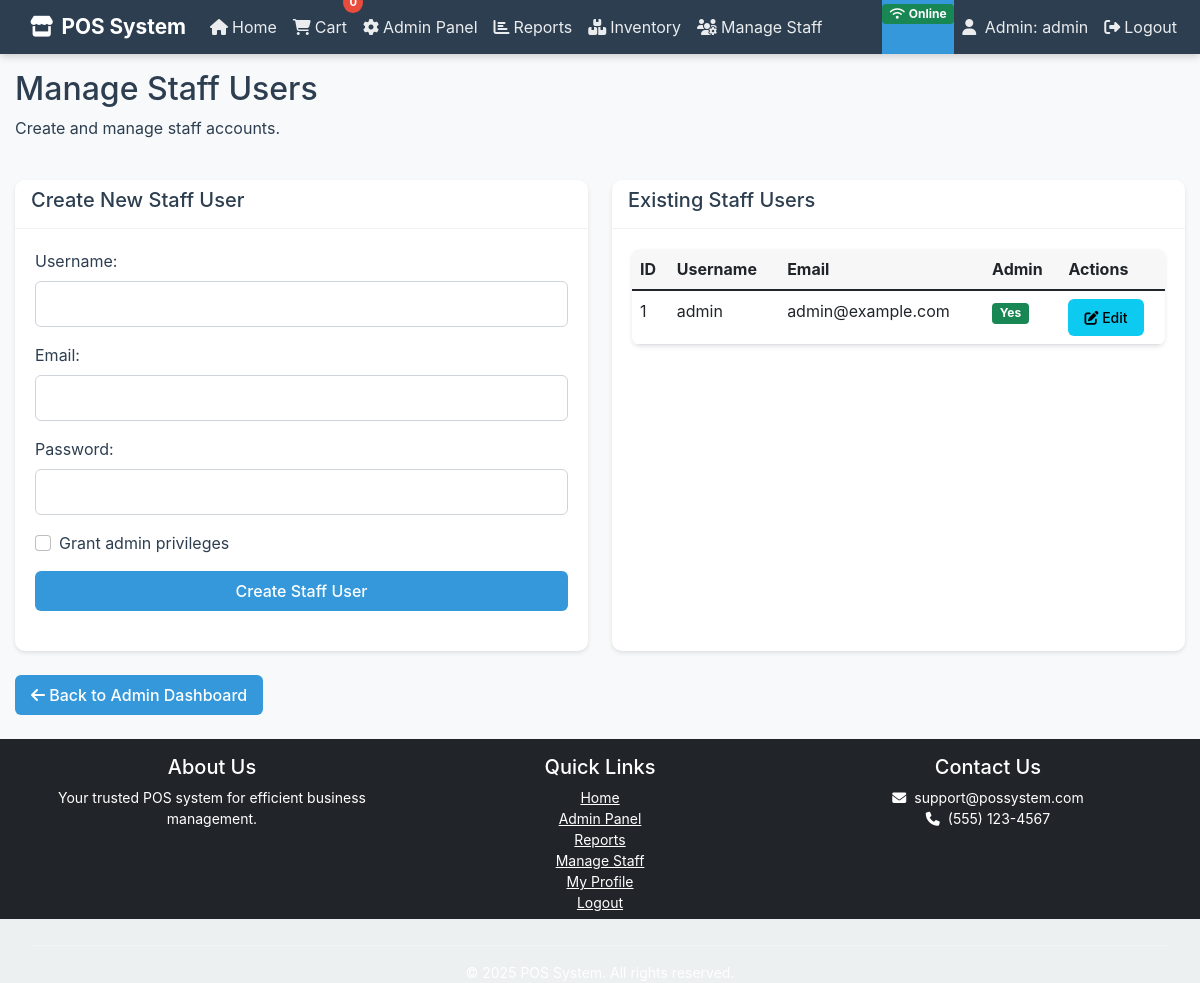
The page /admin/manage_staff (signed in) on the database its author committed.
### app.py (models this page shows, shortened)
class User(UserMixin, db.Model):
    id = db.Column(db.Integer, primary_key=True)
    username = db.Column(db.String(80), unique=True, nullable=False)
    email = db.Column(db.String(120), unique=True, nullable=False)
    password_hash = db.Column(db.String(128))
    is_admin = db.Column(db.Boolean, default=False)
    is_staff = db.Column(db.Boolean, default=False)

### app.py (the view, shortened to what this page needs)
@app.route('/admin/manage_staff', methods=['GET', 'POST'])
@login_required
@admin_required
def manage_staff():
    staff_users = User.query.filter_by(is_staff=True).all()
    return render_template('manage_staff.html', staff_users=staff_users)

### app.py (called while the page is built)
def admin_required(f):
    @wraps(f)
    def decorated_function(*args, **kwargs):
        if not current_user.is_authenticated or not current_user.is_admin:
            abort(403)
        return f(*args, **kwargs)
    return decorated_function

@login_manager.user_loader
def load_user(user_id):
    return User.query.get(int(user_id))

@app.teardown_appcontext
def shutdown_session(exception=None):
    db.session.commit()
    db.session.remove()

### templates/manage_staff.html (shortened to what this page needs)
{% extends "base.html" %}
{% block content %}
<div class="row mb-4">
    <div class="col-md-12">
        <h2>Manage Staff Users</h2>
        <p>Create and manage staff accounts.</p>
    </div>
</div>
<div class="row">
    <div class="col-md-6">
        <div class="card">
            <div class="card-header">
                <h5>Create New Staff User</h5>
            </div>
            <div class="card-body">
                <form method="POST">
                    <div class="mb-3">
                        <label for="username" class="form-label">Username:</label>
                        <input type="text" class="form-control" id="username" name="username" required>
                    </div>
                    <div class="mb-3">
                        <label for="email" class="form-label">Email:</label>
                        <input type="email" class="form-control" id="email" name="email" required>
                    </div>
                    <div class="mb-3">
                        <label for="password" class="form-label">Password:</label>
                        <input type="password" class="form-control" id="password" name="password" required>
                    </div>
                    <div class="mb-3 form-check">
                        <input type="checkbox" class="form-check-input" id="is_admin" name="is_admin">
                        <label class="form-check-label" for="is_admin">Grant admin privileges</label>
                    </div>
                    <div class="d-grid">
                        <button type="submit" class="btn btn-primary">Create Staff User</button>
                    </div>
                </form>
            </div>
        </div>
    </div>
    <div class="col-md-6">
        <div class="card">
            <div class="card-header">
                <h5>Existing Staff Users</h5>
            </div>
            <div class="card-body">
                {% if staff_users %}
                    <div class="table-responsive">
                        <table class="table table-hover">
                            <thead>
                                <tr>
                                    <th>ID</th>
                                    <th>Username</th>
                                    <th>Email</th>
                                    <th>Admin</th>
                                    <th>Actions</th>
                                </tr>
                            </thead>
                            <tbody>
                                {% for user in staff_users %}
                                <tr>
                                    <td>{{ user.id }}</td>
                                    <td>{{ user.username }}</td>
                                    <td>{{ user.email }}</td>
                                    <td>
                                        {% if user.is_admin %}
                                            <span class="badge bg-success">Yes</span>
                                        {% else %}
                                            <span class="badge bg-secondary">No</span>
                                            <form method="POST" action="{{ url_for('toggle_admin', user_id=user.id) }}" class="d-inline">
                                                <button type="submit" class="btn btn-sm btn-primary">Make Admin</button>
                                            </form>
                                        {% endif %}
                                    </td>
                                    <td>
                                        <a href="{{ url_for('edit_staff', user_id=user.id) }}" class="btn btn-sm btn-info">
                                            <i class="fas fa-edit"></i> Edit
                                        </a>
                                    </td>
                                </tr>
                                {% endfor %}
                            </tbody>
                        </table>
                    </div>
                {% else %}
                    <div class="alert alert-info">
                        No staff users created yet.
                    </div>
                {% endif %}
            </div>
        </div>
    </div>
</div>
<div class="row mt-4">
    <div class="col-12">
        <a href="{{ url_for('admin') }}" class="btn btn-secondary">
            <i class="fas fa-arrow-left"></i> Back to Admin Dashboard
        </a>
    </div>
</div>
{% endblock %}

### templates/base.html (shortened to what this page needs)
<!DOCTYPE html>
<html lang="en" class="h-100">
<head>
    <link href="https://cdnjs.cloudflare.com/ajax/libs/bootstrap/5.1.3/css/bootstrap.min.css" rel="stylesheet">
    <link rel="stylesheet" href="https://cdnjs.cloudflare.com/ajax/libs/font-awesome/6.4.0/css/all.min.css">
    <link rel="stylesheet" href="{{ url_for('static', filename='css/style.css') }}?v={{ version }}&t={{ timestamp }}">
</head>
<body class="d-flex flex-column h-100">
    <nav class="navbar navbar-expand-lg navbar-dark">
        <div class="container">
            <a class="navbar-brand d-flex align-items-center" href="{{ url_for('index') }}">
                <i class="fas fa-store me-2"></i><span>POS System</span>
            </a>
            <div class="collapse navbar-collapse" id="navbarNav">
                <ul class="navbar-nav me-auto">
                    <li class="nav-item">
                        <a class="nav-link" href="{{ url_for('index') }}">
                            <i class="fas fa-home me-1"></i>Home
                        </a>
                    </li>
                    <li class="nav-item">
                        <a class="nav-link cart-icon" href="{{ url_for('view_cart') }}">
                            <i class="fas fa-shopping-cart me-1"></i>Cart
                            <span class="cart-count" id="cartCount">0</span>
                        </a>
                    </li>
                    {% if current_user.is_authenticated %}
                        {% if current_user.is_admin %}
                            <li class="nav-item">
                                <a class="nav-link" href="{{ url_for('admin') }}">
                                    <i class="fas fa-cog me-1"></i>Admin Panel
                                </a>
                            </li>
                            <li class="nav-item">
                                <a class="nav-link" href="{{ url_for('reports') }}">
                                    <i class="fas fa-chart-bar me-1"></i>Reports
                                </a>
                            </li>
                            <li class="nav-item">
                                <a class="nav-link" href="{{ url_for('inventory_management') }}">
                                    <i class="fas fa-boxes me-1"></i>Inventory
                                </a>
                            </li>
                            <li class="nav-item">
                                <a class="nav-link" href="{{ url_for('manage_staff') }}">
                                    <i class="fas fa-users-cog me-1"></i>Manage Staff
                                </a>
                            </li>
                        {% endif %}
                    {% endif %}
                </ul>
                <ul class="navbar-nav">
                    <li class="nav-item" id="connectionStatus">
                    </li>
                    {% if current_user.is_authenticated %}
                        <li class="nav-item">
                            <a class="nav-link" href="{{ url_for('profile') }}">
                                <i class="fas fa-user me-1"></i>
                                {% if current_user.is_admin %}Admin{% elif current_user.is_staff %}Staff{% else %}User{% endif %}: {{ current_user.username }}
                            </a>
                        </li>
                        <li class="nav-item">
                            <a class="nav-link" href="{{ url_for('logout') }}">
                                <i class="fas fa-sign-out-alt me-1"></i>Logout
                            </a>
                        </li>
                    {% endif %}
                </ul>
            </div>
        </div>
    </nav>
    <main class="flex-shrink-0 flex-grow-1">
        <div class="container mt-3 mb-4">
            {% block content %}{% endblock %}
        </div>
    </main>
    <footer class="footer mt-auto py-3 bg-dark">
        <div class="container text-center">
            <div class="row">
                <div class="col-md-4">
                    <h5>About Us</h5>
                    <p>Your trusted POS system for efficient business management.</p>
                </div>
                <div class="col-md-4">
                    <h5>Quick Links</h5>
                    <ul class="list-unstyled">
                        <li><a href="{{ url_for('index') }}" class="text-white">Home</a></li>
                        {% if current_user.is_authenticated %}
                            {% if current_user.is_admin %}
                                <li><a href="{{ url_for('admin') }}" class="text-white">Admin Panel</a></li>
                                <li><a href="{{ url_for('reports') }}" class="text-white">Reports</a></li>
                                <li><a href="{{ url_for('manage_staff') }}" class="text-white">Manage Staff</a></li>
                            {% elif current_user.is_staff %}
                                <li><a href="{{ url_for('in_store_sale') }}" class="text-white">Sale</a></li>
                                <li><a href="{{ url_for('my_sales') }}" class="text-white">My Sales</a></li>
                            {% endif %}
                            <li><a href="{{ url_for('profile') }}" class="text-white">My Profile</a></li>
                            <li><a href="{{ url_for('logout') }}" class="text-white">Logout</a></li>
                        {% else %}
                            <li><a href="{{ url_for('login') }}" class="text-white">Login</a></li>
                            <li><a href="{{ url_for('register') }}" class="text-white">Register</a></li>
                        {% endif %}
                    </ul>
                </div>
                <div class="col-md-4">
                    <h5>Contact Us</h5>
                    <p>
                        <i class="fas fa-envelope me-2"></i>support@possystem.com<br>
                        <i class="fas fa-phone me-2"></i>(555) 123-4567
                    </p>
                </div>
            </div>
            <hr class="my-3">
            <p class="mb-0">&copy; 2025 POS System. All rights reserved.</p>
        </div>
    </footer>
</body>
</html>

### static/css/style.css (style rules this page uses)
:root { --primary-color: #3498db; --secondary-color: #2ecc71; --danger-color: #e74c3c; --warning-color: #f39c12; --dark-color: #34495e; --light-color: #ecf0f1; --gray-color: #95a5a6; --header-height: 60px; --footer-height: 50px; --sidebar-width: 250px; --sidebar-collapsed-width: 60px; --container-padding: 15px; --card-padding: 20px; --input-padding: 10px; --base-font-size: 16px; --small-font-size: 14px; --large-font-size: 18px; --heading-font-size: 24px; --standard-transition: all 0.3s ease; --card-shadow: 0 2px 10px rgba(0, 0, 0, 0.1); --hover-shadow: 0 5px 15px rgba(0, 0, 0, 0.1); --focus-shadow: 0 0 0 0.25rem rgba(52, 152, 219, 0.25); --border-radius: 4px; }
*, *:before, *:after { box-sizing: border-box; }
html, body { height: 100%; margin: 0; padding: 0; font-family: 'Roboto', -apple-system, BlinkMacSystemFont, 'Segoe UI', 'Helvetica Neue', Arial, sans-serif; font-size: var(--base-font-size); line-height: 1.5; color: var(--dark-color); background-color: var(--light-color); -webkit-font-smoothing: antialiased; -moz-osx-font-smoothing: grayscale; text-size-adjust: 100%; }
.navbar { padding: 0 var(--container-padding); }
.navbar-brand { font-weight: 700; font-size: var(--large-font-size); padding: 0; }
.navbar-nav .nav-link { padding: 15px; transition: var(--standard-transition); }
footer { height: var(--footer-height); background-color: var(--dark-color); color: white; text-align: center; padding: 15px; font-size: var(--small-font-size); }
.card { border: none; border-radius: var(--border-radius); box-shadow: var(--card-shadow); margin-bottom: 20px; overflow: hidden; transition: var(--standard-transition); background-color: white; }
.card-header { background-color: white; border-bottom: 1px solid rgba(0, 0, 0, 0.05); font-weight: 600; }
.card-body { padding: var(--card-padding); }
.form-control, .form-select { border-radius: var(--border-radius); padding: var(--input-padding); border: 1px solid #ddd; transition: var(--standard-transition); }
.btn { border-radius: var(--border-radius); padding: 8px 15px; transition: var(--standard-transition); font-weight: 500; border: none; }
.btn-primary { background-color: var(--primary-color); }
.btn-secondary { background-color: var(--secondary-color); }
input, select, textarea, button { font-size: 16px !important; }
.table-responsive { overflow-x: auto; -webkit-overflow-scrolling: touch; }
.online { background-color: var(--secondary-color); color: white; }

### rows shown on the page
User: username "admin", id "1", email "admin@example.com", is_admin "Yes"
